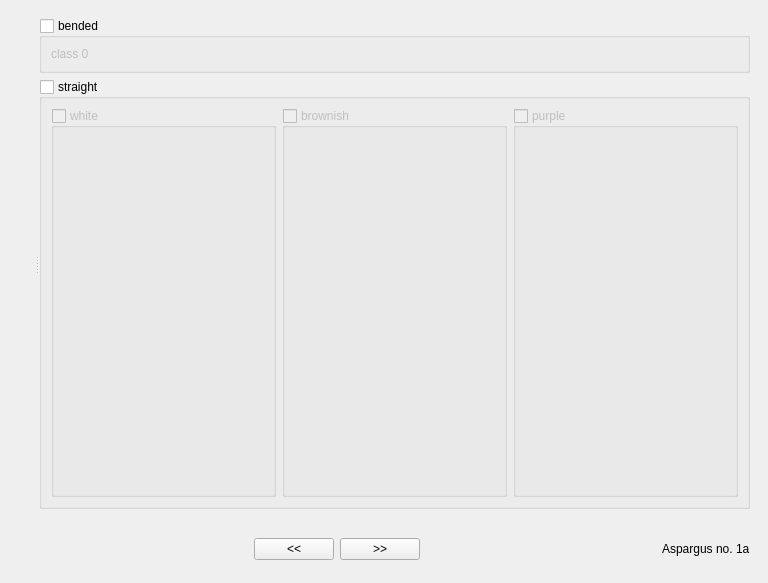
<?xml version="1.0" encoding="UTF-8"?>
<ui version="4.0">
 <class>MainWindow</class>
 <widget class="QMainWindow" name="MainWindow">
  <property name="geometry">
   <rect>
    <x>0</x>
    <y>0</y>
    <width>768</width>
    <height>583</height>
   </rect>
  </property>
  <property name="windowTitle">
   <string>MainWindow</string>
  </property>
  <widget class="QWidget" name="centralwidget">
   <layout class="QVBoxLayout" name="verticalLayout">
    <item>
     <widget class="QWidget" name="widget_3" native="true">
      <layout class="QVBoxLayout" name="verticalLayout_2">
       <item>
        <widget class="QSplitter" name="splitter">
         <property name="orientation">
          <enum>Qt::Horizontal</enum>
         </property>
         <widget class="QWidget" name="widget" native="true">
          <layout class="QVBoxLayout" name="verticalLayout_3">
           <item>
            <widget class="ImageDisplay" name="label">
             <property name="text">
              <string/>
             </property>
            </widget>
           </item>
          </layout>
         </widget>
         <widget class="QWidget" name="widget_2" native="true">
          <layout class="QVBoxLayout" name="verticalLayout_4">
           <item>
            <widget class="QGroupBox" name="bended">
             <property name="sizePolicy">
              <sizepolicy hsizetype="Preferred" vsizetype="Fixed">
               <horstretch>0</horstretch>
               <verstretch>0</verstretch>
              </sizepolicy>
             </property>
             <property name="title">
              <string>bended</string>
             </property>
             <property name="flat">
              <bool>false</bool>
             </property>
             <property name="checkable">
              <bool>true</bool>
             </property>
             <property name="checked">
              <bool>false</bool>
             </property>
             <layout class="QVBoxLayout" name="verticalLayout_6">
              <item>
               <widget class="QLabel" name="label_4">
                <property name="text">
                 <string>class 0</string>
                </property>
               </widget>
              </item>
             </layout>
            </widget>
           </item>
           <item>
            <widget class="QGroupBox" name="straight">
             <property name="title">
              <string>straight</string>
             </property>
             <property name="flat">
              <bool>false</bool>
             </property>
             <property name="checkable">
              <bool>true</bool>
             </property>
             <property name="checked">
              <bool>false</bool>
             </property>
             <layout class="QHBoxLayout" name="horizontalLayout">
              <item>
               <widget class="QGroupBox" name="white">
                <property name="title">
                 <string>white</string>
                </property>
                <property name="checkable">
                 <bool>true</bool>
                </property>
                <property name="checked">
                 <bool>false</bool>
                </property>
               </widget>
              </item>
              <item>
               <widget class="QGroupBox" name="brownish">
                <property name="title">
                 <string>brownish</string>
                </property>
                <property name="checkable">
                 <bool>true</bool>
                </property>
                <property name="checked">
                 <bool>false</bool>
                </property>
               </widget>
              </item>
              <item>
               <widget class="QGroupBox" name="purple">
                <property name="title">
                 <string>purple</string>
                </property>
                <property name="checkable">
                 <bool>true</bool>
                </property>
                <property name="checked">
                 <bool>false</bool>
                </property>
               </widget>
              </item>
             </layout>
            </widget>
           </item>
          </layout>
         </widget>
        </widget>
       </item>
      </layout>
     </widget>
    </item>
    <item>
     <widget class="QWidget" name="widget" native="true">
      <property name="maximumSize">
       <size>
        <width>16777215</width>
        <height>50</height>
       </size>
      </property>
      <layout class="QHBoxLayout" name="horizontalLayout_2">
       <item>
        <spacer name="horizontalSpacer">
         <property name="orientation">
          <enum>Qt::Horizontal</enum>
         </property>
         <property name="sizeHint" stdset="0">
          <size>
           <width>40</width>
           <height>20</height>
          </size>
         </property>
        </spacer>
       </item>
       <item>
        <widget class="QPushButton" name="pushButton">
         <property name="text">
          <string>&lt;&lt;</string>
         </property>
        </widget>
       </item>
       <item>
        <widget class="QPushButton" name="pushButton_2">
         <property name="text">
          <string>&gt;&gt;</string>
         </property>
        </widget>
       </item>
       <item>
        <spacer name="horizontalSpacer_2">
         <property name="orientation">
          <enum>Qt::Horizontal</enum>
         </property>
         <property name="sizeHint" stdset="0">
          <size>
           <width>40</width>
           <height>20</height>
          </size>
         </property>
        </spacer>
       </item>
       <item>
        <widget class="QLabel" name="label_2">
         <property name="text">
          <string>Aspargus no. 1a</string>
         </property>
        </widget>
       </item>
      </layout>
     </widget>
    </item>
   </layout>
  </widget>
  <widget class="QMenuBar" name="menubar">
   <property name="geometry">
    <rect>
     <x>0</x>
     <y>0</y>
     <width>768</width>
     <height>17</height>
    </rect>
   </property>
  </widget>
 </widget>
 <customwidgets>
  <customwidget>
   <class>ImageDisplay</class>
   <extends>QLabel</extends>
   <header>imagedisplay.h</header>
  </customwidget>
 </customwidgets>
 <resources/>
 <connections/>
</ui>
